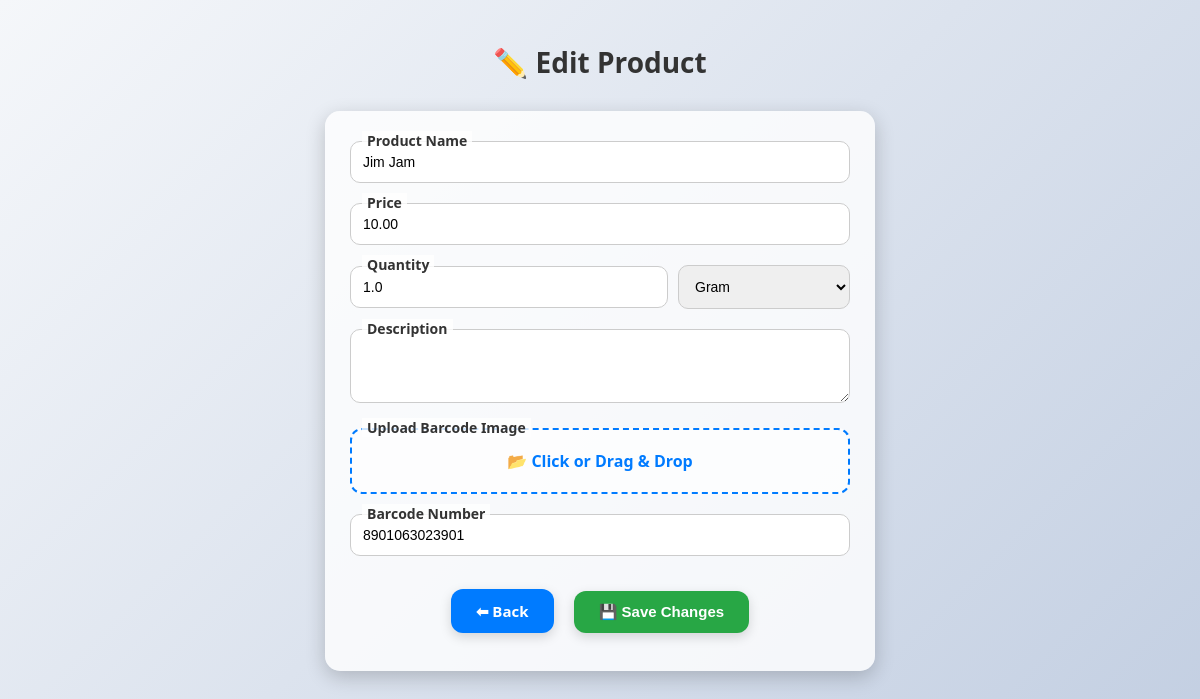
The app's page /product/product/2/edit/ with its own data.
### Product/models.py (models this page shows, shortened)
class Product(models.Model):
    UNIT_CHOICES = [
        ('Gram', 'Gram'),
        ('Kg', 'Kg'),
        ('Liter', 'Liter'),
        ('Piece', 'Piece'),
    ]
    name = models.CharField(max_length=100)
    price = models.DecimalField(max_digits=10, decimal_places=2)
    quantity = models.FloatField()
    unit = models.CharField(max_length=10, choices=UNIT_CHOICES, default='Piece')
    barcode_number = models.CharField(max_length=50, unique=True, default="000000", null=True)
    barcode_image = models.ImageField(upload_to='barcode/', null=True, blank=True)
    description = models.TextField(blank=True, null=True)  # optional description

### Product/views.py (the view)
# urls.py: path('product/<int:pk>/edit/', views.edit_product, name='edit_product'),
def edit_product(request, pk):
    product = get_object_or_404(Product, pk=pk)
    units = ['Gram', 'Kg', 'Liter', 'Piece']  # for dropdown
    if request.method == 'POST':
        form = ProductForm(request.POST, request.FILES, instance=product)
        if form.is_valid():
            form.save()
            messages.success(request, "✏ Product updated successfully.")
            return redirect('Product:product_list')
    else:
        form = ProductForm(instance=product)
    return render(request, 'Product/product_edit.html', {'form': form, 'product': product, 'units': units})

### Product/forms.py
class ProductForm(forms.ModelForm):
    class Meta:
        model = Product
        fields = ['name', 'price', 'quantity', 'unit', 'barcode_number', 'barcode_image', 'description']
        widgets = {
            'barcode_number': forms.TextInput(attrs={'readonly': 'readonly'}),
            'barcode_image': forms.FileInput(attrs={'disabled': True}),
            'description': forms.Textarea(attrs={'rows': 3, 'placeholder': 'Optional product description'}),
        }
    def __init__(self, *args, **kwargs):
        super().__init__(*args, **kwargs)
        self.fields['barcode_image'].required = False
        self.fields['barcode_number'].required = False
        self.fields['name'].widget.attrs.update({'placeholder': 'Enter product name'})
        self.fields['price'].widget.attrs.update({'placeholder': 'Enter price'})
        self.fields['quantity'].widget.attrs.update({'placeholder': 'Enter quantity'})

### Product/templates/Product/product_edit.html (shortened to what this page needs)
<!DOCTYPE html>
<html>
<head>
</head>
<body>
    <h2>✏️ Edit Product</h2>
    <form method="post" enctype="multipart/form-data">
        <div class="form-group">
            <label for="id_name">Product Name</label>
            <input type="text" name="name" id="id_name" value="{{ form.name.value|default:'' }}" required>
        </div>
        <div class="form-group">
            <label for="id_price">Price</label>
            <input type="number" name="price" id="id_price" step="0.01" value="{{ form.price.value|default:'' }}" required>
        </div>
        <div class="form-group">
            <label for="id_quantity">Quantity</label>
            <div class="barcode-options">
                <input type="number" name="quantity" id="id_quantity" step="0.01" value="{{ form.quantity.value|default:'' }}" required>
                <select name="unit" id="id_unit">
                    {% for unit_option in units %}
                        <option value="{{ unit_option }}" {% if form.unit.value == unit_option %}selected{% endif %}>
                            {{ unit_option }}
                        </option>
                    {% endfor %}
                </select>
            </div>
        </div>
        <div class="form-group">
            <label for="id_description">Description</label>
            <textarea name="description" id="id_description" rows="3">{{ form.description.value|default:'' }}</textarea>
        </div>
        <div class="form-group">
            <label>Upload Barcode Image</label>
            <div id="upload-area" accept="image/*" onclick="document.getElementById('id_barcode_image').click()">
                📂 Click or Drag & Drop
            </div>
        </div>
        <div class="form-group">
            <label for="id_barcode_number">Barcode Number</label>
            <input type="text" name="barcode_number" id="id_barcode_number" value="{{ form.barcode_number.value|default:'' }}" readonly>
        </div>
        <div class="form-actions">
            <a href="{% url 'Product:product_list' %}" class="btn-back">⬅ Back</a>
            <button type="submit" class="btn-save">💾 Save Changes</button>
        </div>
    </form>
</body>
</html>

### Product/templates/Product/product_edit.html (style rules this page uses)
body { font-family: 'Segoe UI', sans-serif; background: linear-gradient(135deg, #f5f7fa, #c3cfe2); margin: 0; padding: 20px; text-align: center; }
h2 { color: #333; margin-bottom: 30px; font-size: 28px; }
form { background: #ffffffcc; padding: 30px 25px; border-radius: 15px; box-shadow: 0 6px 20px rgba(0,0,0,0.2); max-width: 500px; margin: 0 auto 40px auto; transition: transform 0.3s ease, box-shadow 0.3s ease; }
.form-group { position: relative; margin-bottom: 20px; }
label { position: absolute; top: -10px; left: 12px; background: #ffffffcc; padding: 0 5px; font-weight: 600; color: #333; font-size: 14px; }
input, select, textarea { width: 100%; padding: 12px 12px; border-radius: 10px; border: 1px solid #ccc; font-size: 14px; box-sizing: border-box; transition: all 0.3s ease; }
.barcode-options { display: flex; gap: 10px; align-items: center; flex-wrap: wrap; }
.barcode-options input { flex: 2; }
.barcode-options select { flex: 1; }
#upload-area { margin-top: 15px; padding: 20px; border: 2px dashed #007bff; border-radius: 12px; background: #ffffffaa; cursor: pointer; transition: all 0.3s ease; text-align: center; color: #007bff; font-weight: bold; }
.form-actions { text-align: center; margin-top: 25px; }
.btn-save, .btn-back { display: inline-block; padding: 12px 25px; margin: 8px; border-radius: 12px; border: none; font-weight: 600; font-size: 15px; cursor: pointer; transition: all 0.3s ease; box-shadow: 0 4px 12px rgba(0,0,0,0.15); }
.btn-save { background-color: #28a745; color: white; }
.btn-back { background-color: #007bff; color: white; text-decoration: none; }

### records on screen
Product: name "Jim Jam", price "10.00", quantity "1.0", unit "Gram", barcode_number "8901063023901"
